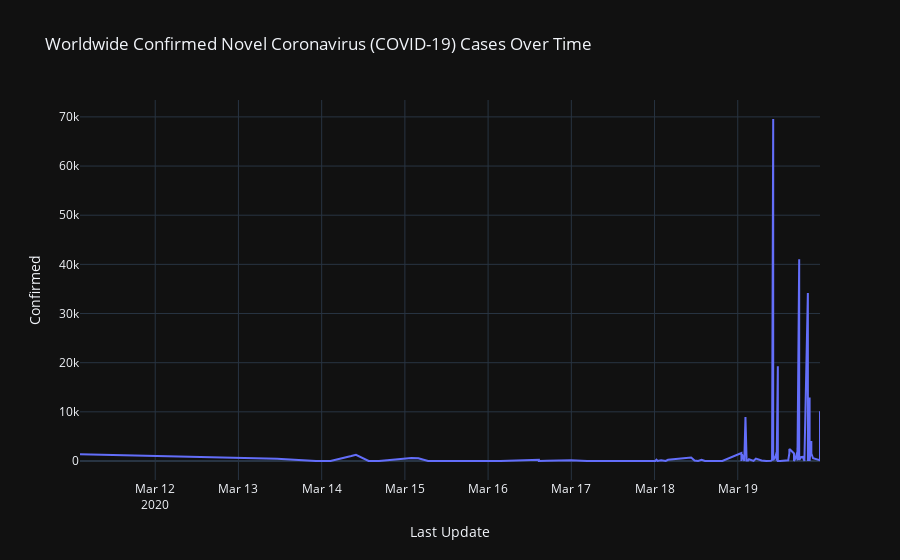

This figure's notebook cell:
### Code cell
# Write a  Python program to visualize Worldwide Confirmed Novel Coronavirus (COVID-19) cases over time.

import pandas as pd
import plotly.express as px
import plotly.io as pio

covid_data = pd.read_csv('https://raw.githubusercontent.com/CSSEGISandData/COVID-19/master/csse_covid_19_data/csse_covid_19_daily_reports/03-19-2020.csv')

covid_data['Last Update'] = pd.to_datetime(covid_data['Last Update'])

grouped = covid_data.groupby('Last Update').agg({'Confirmed': 'sum', 'Deaths': 'sum'}).reset_index()

fig = px.line(grouped, x="Last Update", y="Confirmed",
              title="Worldwide Confirmed Novel Coronavirus (COVID-19) Cases Over Time")

fig.show()
